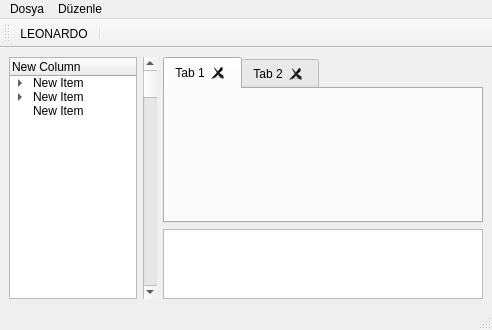
<?xml version="1.0" encoding="UTF-8"?>
<ui version="4.0">
 <class>MainWindow</class>
 <widget class="QMainWindow" name="MainWindow">
  <property name="geometry">
   <rect>
    <x>0</x>
    <y>0</y>
    <width>492</width>
    <height>330</height>
   </rect>
  </property>
  <property name="windowTitle">
   <string>MainWindow</string>
  </property>
  <widget class="QWidget" name="centralwidget">
   <layout class="QHBoxLayout" name="horizontalLayout_2">
    <item>
     <layout class="QHBoxLayout" name="horizontalLayout" stretch="2,1,5">
      <item>
       <widget class="QTreeWidget" name="treeWidget">
        <column>
         <property name="text">
          <string>New Column</string>
         </property>
        </column>
        <item>
         <property name="text">
          <string>New Item</string>
         </property>
         <item>
          <property name="text">
           <string>New Subitem</string>
          </property>
         </item>
        </item>
        <item>
         <property name="text">
          <string>New Item</string>
         </property>
         <item>
          <property name="text">
           <string>New Subitem</string>
          </property>
          <item>
           <property name="text">
            <string>New Subitem</string>
           </property>
          </item>
         </item>
        </item>
        <item>
         <property name="text">
          <string>New Item</string>
         </property>
        </item>
       </widget>
      </item>
      <item>
       <widget class="QScrollBar" name="verticalScrollBar">
        <property name="orientation">
         <enum>Qt::Vertical</enum>
        </property>
       </widget>
      </item>
      <item>
       <layout class="QVBoxLayout" name="verticalLayout" stretch="3,1">
        <property name="sizeConstraint">
         <enum>QLayout::SetDefaultConstraint</enum>
        </property>
        <property name="topMargin">
         <number>0</number>
        </property>
        <item>
         <widget class="QTabWidget" name="tabWidget">
          <property name="tabsClosable">
           <bool>true</bool>
          </property>
          <property name="movable">
           <bool>true</bool>
          </property>
          <widget class="QWidget" name="tab">
           <attribute name="title">
            <string>Tab 1</string>
           </attribute>
          </widget>
          <widget class="QWidget" name="tab_2">
           <attribute name="title">
            <string>Tab 2</string>
           </attribute>
          </widget>
         </widget>
        </item>
        <item>
         <widget class="QTextBrowser" name="textBrowser">
          <property name="lineWidth">
           <number>1</number>
          </property>
         </widget>
        </item>
       </layout>
      </item>
     </layout>
    </item>
   </layout>
  </widget>
  <widget class="QMenuBar" name="menubar">
   <property name="geometry">
    <rect>
     <x>0</x>
     <y>0</y>
     <width>492</width>
     <height>22</height>
    </rect>
   </property>
   <widget class="QMenu" name="menuDosya">
    <property name="title">
     <string>Dosya</string>
    </property>
   </widget>
   <widget class="QMenu" name="menuD_zenle">
    <property name="title">
     <string>Düzenle</string>
    </property>
   </widget>
   <addaction name="menuDosya"/>
   <addaction name="menuD_zenle"/>
  </widget>
  <widget class="QStatusBar" name="statusbar"/>
  <widget class="QToolBar" name="toolBar">
   <property name="windowTitle">
    <string>toolBar</string>
   </property>
   <attribute name="toolBarArea">
    <enum>TopToolBarArea</enum>
   </attribute>
   <attribute name="toolBarBreak">
    <bool>false</bool>
   </attribute>
   <addaction name="actionLEONARDO"/>
   <addaction name="separator"/>
  </widget>
  <action name="actionLEONARDO">
   <property name="icon">
    <iconset resource="icons.qrc">
     <normaloff>:/icons/icons/leonardo.jpg</normaloff>:/icons/icons/leonardo.jpg</iconset>
   </property>
   <property name="text">
    <string>LEONARDO</string>
   </property>
   <property name="toolTip">
    <string>https://leonardocompany.com.tr/tr/</string>
   </property>
  </action>
 </widget>
 <resources>
  <include location="icons.qrc"/>
 </resources>
 <connections>
  <connection>
   <sender>treeWidget</sender>
   <signal>doubleClicked(QModelIndex)</signal>
   <receiver>MainWindow</receiver>
   <slot>close()</slot>
   <hints>
    <hint type="sourcelabel">
     <x>100</x>
     <y>77</y>
    </hint>
    <hint type="destinationlabel">
     <x>109</x>
     <y>64</y>
    </hint>
   </hints>
  </connection>
 </connections>
 <slots>
  <slot>addTab(QTreeWidgetItem,int)</slot>
 </slots>
</ui>
